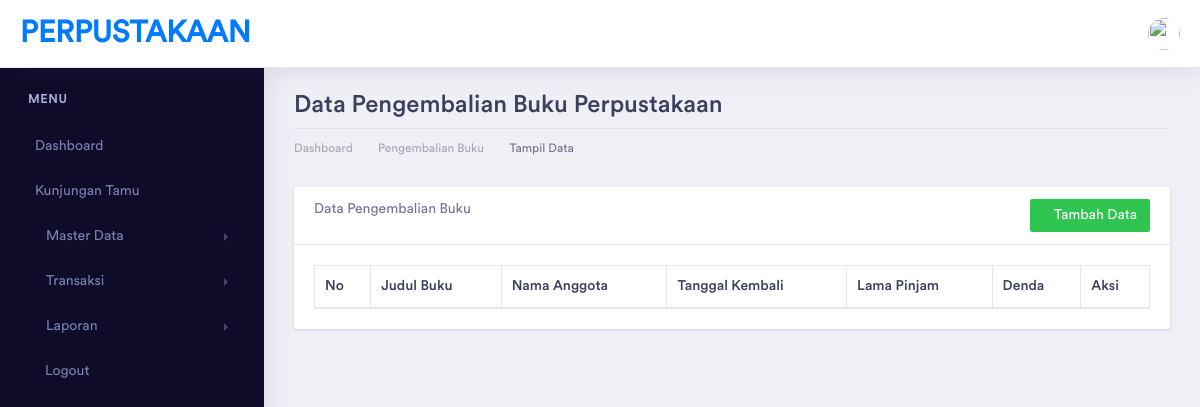
/index.php/pengembalian, run on an earlier commit of the app's database.
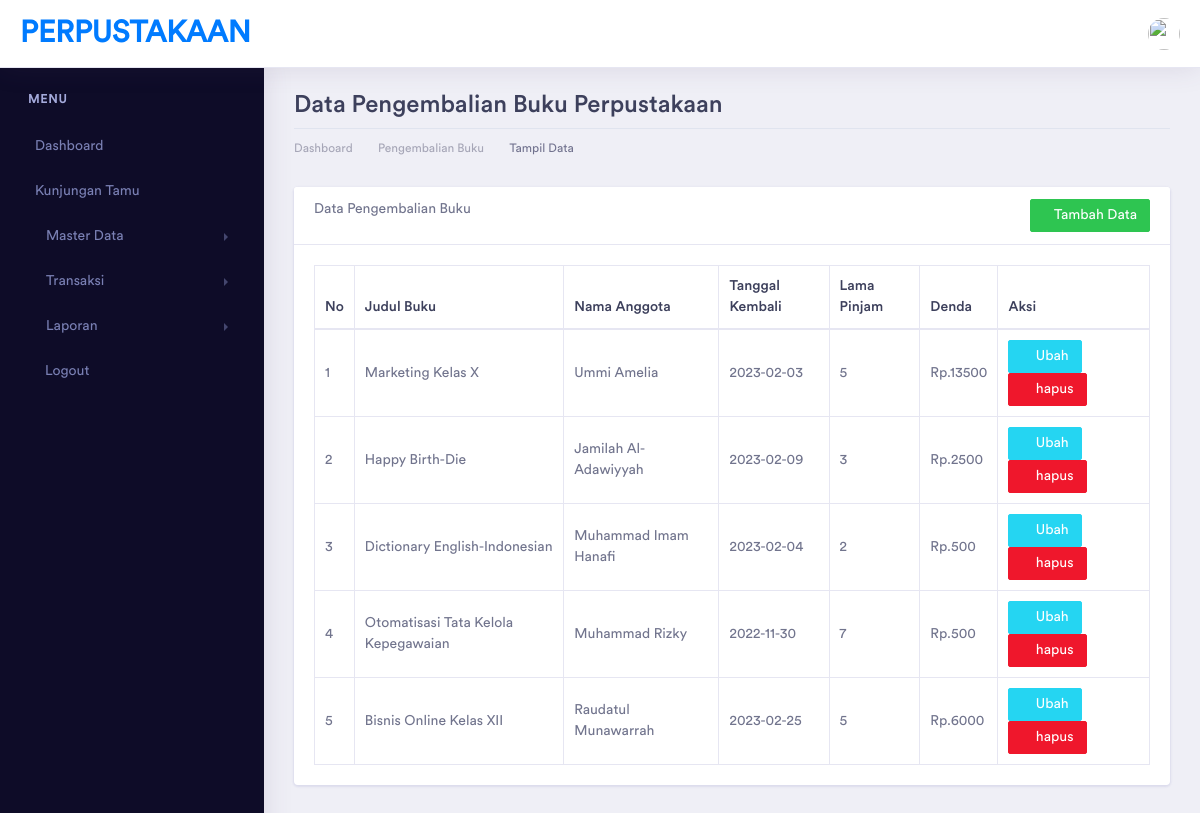
And on a later commit of the database.
### tables this page shows
CREATE TABLE `pengembalian` (
  `id_kembali` int(5) NOT NULL,
  `kd_kembali` varchar(15) NOT NULL,
  `kd_pinjam` varchar(15) NOT NULL,
  `nisn` varchar(50) NOT NULL,
  `isbn` varchar(50) NOT NULL,
  `tanggal_pinjam` date NOT NULL,
  `tanggal_kembali` date NOT NULL,
  `lama_pinjam` varchar(5) NOT NULL,
  `denda` varchar(10) NOT NULL
);

CREATE TABLE `buku` (
  `id_buku` int(5) NOT NULL,
  `kd_buku` varchar(10) NOT NULL,
  `kategori_id` int(5) NOT NULL,
  `isbn` varchar(100) NOT NULL,
  `judul_buku` varchar(100) NOT NULL,
  `id_penulis` varchar(75) NOT NULL,
  `id_penerbit` varchar(75) NOT NULL,
  `tahun_terbit` varchar(4) NOT NULL,
  `stok_buku` varchar(3) NOT NULL,
  `harga_buku` varchar(10) NOT NULL,
  `id_rak` int(5) NOT NULL
);

CREATE TABLE `anggota` (
  `id_anggota` int(5) NOT NULL,
  `kd_anggota` varchar(10) NOT NULL,
  `tanggal` date NOT NULL,
  `nisn` varchar(100) NOT NULL,
  `nama_anggota` varchar(100) NOT NULL,
  `jenis_kelamin` enum('L','P') NOT NULL,
  `alamat` varchar(100) NOT NULL,
  `no_telp` varchar(13) NOT NULL,
  `username` varchar(50) NOT NULL,
  `password` varchar(100) NOT NULL,
  `role_id` int(10) NOT NULL
);

### application/controllers/Pengembalian.php (called while the page is built, shortened)
<?php
class Pengembalian extends CI_Controller
{
    function __construct()
    {
        $this->load->model(array('AnggotaModel', 'BukuModel', 'PengembalianModel','PeminjamanModel'));
    }
    public function index()
    {
        $data['title'] = "Data Pengembalian Buku Perpustakaan | PERPUSTAKAAN";
        $data['pengembalian'] = $this->PengembalianModel->get_pengembalian();
        $this->load->view('template/header', $data);
        $this->load->view('template/sidebar');
        $this->load->view('pengembalian/pengembalian_read', $data);
        $this->load->view('template/footer');
    }
}

### index.php (called while the page is built, shortened)
<?php
require_once BASEPATH.'core/CodeIgniter.php';

### application/models/PengembalianModel.php (called while the page is built, shortened)
<?php
class PengembalianModel extends CI_Model {
    public function get_pengembalian()
    {
        $q = "select pengembalian.*, anggota.nama_anggota, buku.judul_buku from pengembalian inner join anggota on pengembalian.nisn = anggota.nisn inner join buku
        on pengembalian.isbn = buku.isbn";
        return $this->db->query($q)->result();
    }
}

### application/views/pengembalian/pengembalian_read.php (the view, shortened to what this page needs)
<div class="dashboard-wrapper">
    <div class="container-fluid dashboard-content">
        <div class="row">
            <div class="col-xl-12 col-lg-12 col-md-12 col-sm-12 col-12">
                <div class="page-header">
                    <h2 class="pageheader-title">Data Pengembalian Buku Perpustakaan </h2>
                    <div class="page-breadcrumb">
                        <nav aria-label="breadcrumb">
                            <ol class="breadcrumb">
                                <li class="breadcrumb-item"><a href="<?= base_url('home') ?>" class="breadcrumb-link">Dashboard</a></li>
                                <li class="breadcrumb-item"><a href="<?= base_url('pengembalian') ?>" class="breadcrumb-link">Pengembalian Buku</a></li>
                                <li class="breadcrumb-item active" aria-current="page">Tampil Data</li>
                            </ol>
                        </nav>
                    </div>
                </div>
            </div>
        </div>
        <div class="row">
            <div class="col-xl-12 col-lg-12 col-md-12 col-sm-12 col-12">
                <div class="card">
                    <div class="card-header">
                        Data Pengembalian Buku
                        <a href="<?= base_url('pengembalian/tambah') ?>" class="btn btn-sm btn-success float-right">
                            <i class="fa fa-plus"></i>Tambah Data
                        </a>
                    </div>
                    <div class="card-body">
                        <div class="menuadmin">
                            <table class=" table table-bordered">
                                <thead>
                                    <tr>
                                        <th>No</th>
                                        <th>Judul Buku</th>
                                        <th>Nama Anggota</th>
                                        <th>Tanggal Kembali</th>
                                        <th>Lama Pinjam</th>
                                        <th>Denda</th>
                                        <th>Aksi</th>
                                    </tr>
                                </thead>
                                <tbody>
                                    <?php
                                    $no = 1;
                                    foreach ($pengembalian as $a) {
                                        echo "<tr>
                                            <td>" . $no++ . "</td>
                                            <td>" . $a->judul_buku . "</td>
                                            <td>" . $a->nama_anggota . "</td>
                                            <td>" . $a->tanggal_kembali . "</td>
                                            <td>" . $a->lama_pinjam . "</td>
                                            <td> Rp." . $a->denda . "</td>
                                            <td>
                                                <a href=" . base_url('pengembalian/ubah/' . $a->id_kembali) . " class='btn btn-info btn-sm'>
                                                    <i class='fa fa-edit'></i> Ubah
                                                </a>
                                                <a href=" . base_url('pengembalian/hapus/' . $a->id_kembali) . " class='btn btn-danger btn-sm'
                                                    onclick='return confirm(\"ingin hapus data ini?\")'>
                                                    <i class='fa fa-trash'></i> hapus
                                                </a>
                                            </td>
                                            </tr>";
                                    }
                                    ?>
                                </tbody>
                            </table>
                        </div>
                    </div>
                </div>
            </div>
        </div>
    </div>
</div>

### application/views/template/header.php (shortened to what this page needs)
<!doctype html>
<html lang="en">
<head>
    <link rel="stylesheet" href="<?php echo base_url('assets/vendor/bootstrap/css/bootstrap.min.css')?>">
    <link href="<?php echo base_url('assets/vendor/fonts/circular-std/style.css')?>" rel="stylesheet">
    <link rel="stylesheet" href="<?php echo base_url('assets/libs/css/style.css')?>">
    <link rel="stylesheet" href="<?php echo base_url('assets/vendor/fonts/fontawesome/css/fontawesome-all.css')?>">
</head>
<body>
    <div class="dashboard-main-wrapper">
       <div class="dashboard-header">
            <nav class="navbar navbar-expand-lg bg-white fixed-top">
                <a class="navbar-brand" href="<?php base_url('home')?>">PERPUSTAKAAN</a>
                <div class="collapse navbar-collapse" id="navbarSupportedContent">
                    <ul class="navbar-nav ml-auto navbar-right-top">
                        <li class="nav-item dropdown nav-user">
                            <a class="nav-link nav-user-img" href="#" id="navbarDropdownMenuLink2" data-toggle="dropdown" aria-haspopup="true" aria-expanded="false"><img src="<?php base_url('assets/gambar/user-profile.jpg')?>" alt="" class="user-avatar-md rounded-circle"></a>
                        </li>
                    </ul>
                </div>
            </nav>
        </div>

### application/views/template/sidebar.php (shortened to what this page needs)
<div class="nav-left-sidebar sidebar-dark">
            <div class="menu-list">
                <nav class="navbar navbar-expand-lg navbar-light">
                    <div class="collapse navbar-collapse" id="navbarNav">
                        <ul class="navbar-nav flex-column">
                            <li class="nav-divider">
                                Menu
                            </li>
                            <li class="nav-item">
                                <a class="nav-link" href="<?php echo base_url('home')?>"><i class="fas fa-tachometer" aria-hidden="true"></i>Dashboard</a>
                            </li>
                            <li class="nav-item">
                                <a class="nav-link" href="<?php echo base_url('btamu')?>"><i class="fas fa-addres-book"></i>Kunjungan Tamu</a>
                            </li>
                            <li class="nav-item">
                                <a class="nav-link" href="#" data-toggle="collapse" aria-expanded="false" data-target="#submenu-2" aria-controls="submenu-2"><i class="fas fa-database"></i>Master Data</a>
                            </li>
                            <li class="nav-item ">
                                <a class="nav-link" href="#" data-toggle="collapse" aria-expanded="false" data-target="#submenu-3" aria-controls="submenu-3"><i class="fas fa-archive"></i>Transaksi</a>
                            </li>
                            <li class="nav-item">
                                <a class="nav-link" href="#" data-toggle="collapse" aria-expanded="false" data-target="#submenu-4" aria-controls="submenu-4"><i class="fas fa-file"></i>Laporan</a>
                            </li>
                            <li>
                            <a class="nav-link" href="<?php echo base_url('Auth/logout')?>"><i class="fas fa-power-off mr-2"></i>Logout</a>
                            </li>
                        </ul>
                    </div>
                </nav>
            </div>
        </div>

### application/views/template/footer.php (shortened to what this page needs)
</div>
</body>
</html>

What changed in the data, as far as the page shows it:
added pengembalian: buku.judul_buku "Marketing Kelas X", anggota.nama_anggota "Ummi Amelia", tanggal_kembali "2023-02-03", lama_pinjam "5", denda "13500"
added pengembalian: buku.judul_buku "Happy Birth-Die", anggota.nama_anggota "Jamilah Al-Adawiyyah", tanggal_kembali "2023-02-09", lama_pinjam "3", denda "2500"
added pengembalian: buku.judul_buku "Dictionary English-Indonesian", anggota.nama_anggota "Muhammad Imam Hanafi", tanggal_kembali "2023-02-04", lama_pinjam "2", denda "500"
added pengembalian: buku.judul_buku "Otomatisasi Tata Kelola Kepegawaian", anggota.nama_anggota "Muhammad Rizky", tanggal_kembali "2022-11-30", lama_pinjam "7", denda "500"
added pengembalian: buku.judul_buku "Bisnis Online Kelas XII", anggota.nama_anggota "Raudatul Munawarrah", tanggal_kembali "2023-02-25", lama_pinjam "5", denda "6000"
